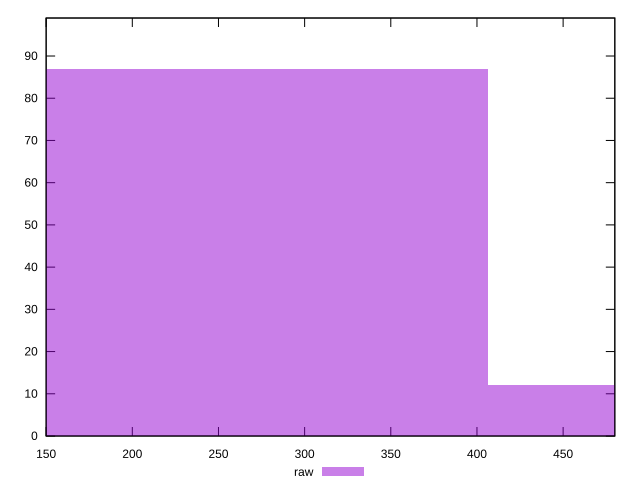

Reproduce this figure in gnuplot.
reset

$raw <<EOF
270.8031753733372 87
541.6063507466744 12
EOF

set key outside below
set boxwidth 270.8031753733372
set xrange [150:480]
set yrange [0:99]
set trange [0:99]
set style fill transparent solid 0.5 noborder
set terminal svg size 640, 490 enhanced background rgb 'white'
set output "reports/report_00030_2021-02-24T20-42-31.540Z/uses-text-compression/samples/card/raw/histogram.svg"

plot $raw title "raw" with boxes

reset
